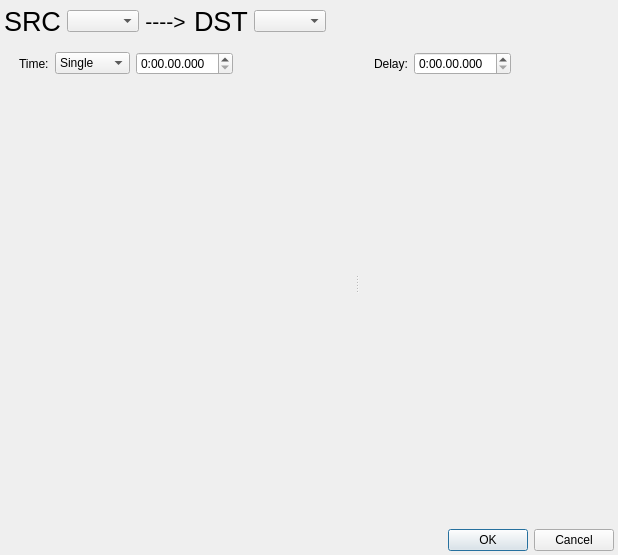
<?xml version="1.0" encoding="UTF-8"?>
<ui version="4.0">
 <class>TimelineEventEditor</class>
 <widget class="QDialog" name="TimelineEventEditor">
  <property name="geometry">
   <rect>
    <x>0</x>
    <y>0</y>
    <width>618</width>
    <height>555</height>
   </rect>
  </property>
  <property name="windowTitle">
   <string>Edit Timeline Event</string>
  </property>
  <layout class="QVBoxLayout" name="verticalLayout_3">
   <property name="spacing">
    <number>2</number>
   </property>
   <property name="leftMargin">
    <number>4</number>
   </property>
   <property name="topMargin">
    <number>4</number>
   </property>
   <property name="rightMargin">
    <number>4</number>
   </property>
   <property name="bottomMargin">
    <number>4</number>
   </property>
   <item>
    <widget class="TitleHeaderWidget" name="TitleHeader" native="true"/>
   </item>
   <item>
    <layout class="QHBoxLayout" name="horizontalLayout_4">
     <item>
      <widget class="QLabel" name="label_11">
       <property name="font">
        <font>
         <pointsize>20</pointsize>
        </font>
       </property>
       <property name="text">
        <string>SRC</string>
       </property>
      </widget>
     </item>
     <item>
      <widget class="QComboBox" name="SrcCombo">
       <property name="toolTip">
        <string>Soruce Host</string>
       </property>
      </widget>
     </item>
     <item>
      <widget class="QLabel" name="label_7">
       <property name="font">
        <font>
         <pointsize>16</pointsize>
        </font>
       </property>
       <property name="text">
        <string>----&gt;</string>
       </property>
       <property name="alignment">
        <set>Qt::AlignCenter</set>
       </property>
      </widget>
     </item>
     <item>
      <widget class="QLabel" name="label_8">
       <property name="font">
        <font>
         <pointsize>20</pointsize>
        </font>
       </property>
       <property name="text">
        <string>DST</string>
       </property>
       <property name="margin">
        <number>2</number>
       </property>
       <property name="indent">
        <number>2</number>
       </property>
      </widget>
     </item>
     <item>
      <widget class="QComboBox" name="DstCombo">
       <property name="toolTip">
        <string>Destination Host</string>
       </property>
      </widget>
     </item>
     <item>
      <spacer name="horizontalSpacer_5">
       <property name="orientation">
        <enum>Qt::Horizontal</enum>
       </property>
       <property name="sizeHint" stdset="0">
        <size>
         <width>40</width>
         <height>20</height>
        </size>
       </property>
      </spacer>
     </item>
    </layout>
   </item>
   <item>
    <widget class="QSplitter" name="MainSplitter">
     <property name="sizePolicy">
      <sizepolicy hsizetype="Expanding" vsizetype="Expanding">
       <horstretch>0</horstretch>
       <verstretch>0</verstretch>
      </sizepolicy>
     </property>
     <property name="orientation">
      <enum>Qt::Horizontal</enum>
     </property>
     <widget class="QWidget" name="">
      <layout class="QVBoxLayout" name="verticalLayout">
       <property name="spacing">
        <number>2</number>
       </property>
       <item>
        <widget class="TitleHeaderWidget" name="RequestHeader" native="true"/>
       </item>
       <item>
        <layout class="QHBoxLayout" name="horizontalLayout_6">
         <property name="spacing">
          <number>6</number>
         </property>
         <item>
          <widget class="QLabel" name="label_2">
           <property name="text">
            <string>Time:</string>
           </property>
           <property name="indent">
            <number>4</number>
           </property>
          </widget>
         </item>
         <item>
          <widget class="QComboBox" name="TimeCombo">
           <item>
            <property name="text">
             <string>Single</string>
            </property>
           </item>
           <item>
            <property name="text">
             <string>Periodic</string>
            </property>
           </item>
          </widget>
         </item>
         <item>
          <widget class="QTimeEdit" name="TimeStampEdit">
           <property name="displayFormat">
            <string>h:mm.ss.zzz</string>
           </property>
          </widget>
         </item>
         <item>
          <spacer name="horizontalSpacer_6">
           <property name="orientation">
            <enum>Qt::Horizontal</enum>
           </property>
           <property name="sizeHint" stdset="0">
            <size>
             <width>40</width>
             <height>20</height>
            </size>
           </property>
          </spacer>
         </item>
        </layout>
       </item>
       <item>
        <widget class="WsdlMethodView" name="RequestMethodView" native="true">
         <property name="sizePolicy">
          <sizepolicy hsizetype="Expanding" vsizetype="Expanding">
           <horstretch>0</horstretch>
           <verstretch>0</verstretch>
          </sizepolicy>
         </property>
        </widget>
       </item>
      </layout>
     </widget>
     <widget class="QWidget" name="">
      <layout class="QVBoxLayout" name="verticalLayout_2">
       <property name="spacing">
        <number>2</number>
       </property>
       <item>
        <widget class="TitleHeaderWidget" name="ResponseHeader" native="true"/>
       </item>
       <item>
        <layout class="QHBoxLayout" name="horizontalLayout">
         <item>
          <widget class="QLabel" name="label">
           <property name="text">
            <string>Delay:</string>
           </property>
           <property name="indent">
            <number>4</number>
           </property>
          </widget>
         </item>
         <item>
          <widget class="QTimeEdit" name="ResponseDelayTimeEdit">
           <property name="displayFormat">
            <string>h:mm.ss.zzz</string>
           </property>
          </widget>
         </item>
         <item>
          <spacer name="horizontalSpacer">
           <property name="orientation">
            <enum>Qt::Horizontal</enum>
           </property>
           <property name="sizeHint" stdset="0">
            <size>
             <width>40</width>
             <height>20</height>
            </size>
           </property>
          </spacer>
         </item>
        </layout>
       </item>
       <item>
        <widget class="WsdlMethodView" name="ResponseMethodView" native="true">
         <property name="sizePolicy">
          <sizepolicy hsizetype="Expanding" vsizetype="Expanding">
           <horstretch>0</horstretch>
           <verstretch>0</verstretch>
          </sizepolicy>
         </property>
        </widget>
       </item>
      </layout>
     </widget>
    </widget>
   </item>
   <item>
    <widget class="QDialogButtonBox" name="buttonBox">
     <property name="standardButtons">
      <set>QDialogButtonBox::Cancel|QDialogButtonBox::Ok</set>
     </property>
    </widget>
   </item>
  </layout>
  <zorder>MainSplitter</zorder>
  <zorder>TitleHeader</zorder>
  <zorder>buttonBox</zorder>
  <zorder>ResponseMethodView</zorder>
 </widget>
 <layoutdefault spacing="6" margin="11"/>
 <customwidgets>
  <customwidget>
   <class>TitleHeaderWidget</class>
   <extends>QWidget</extends>
   <header>TitleHeaderWidget.h</header>
   <container>1</container>
  </customwidget>
  <customwidget>
   <class>WsdlMethodView</class>
   <extends>QWidget</extends>
   <header>WsdlMethodView.h</header>
   <container>1</container>
  </customwidget>
 </customwidgets>
 <resources/>
 <connections/>
</ui>
